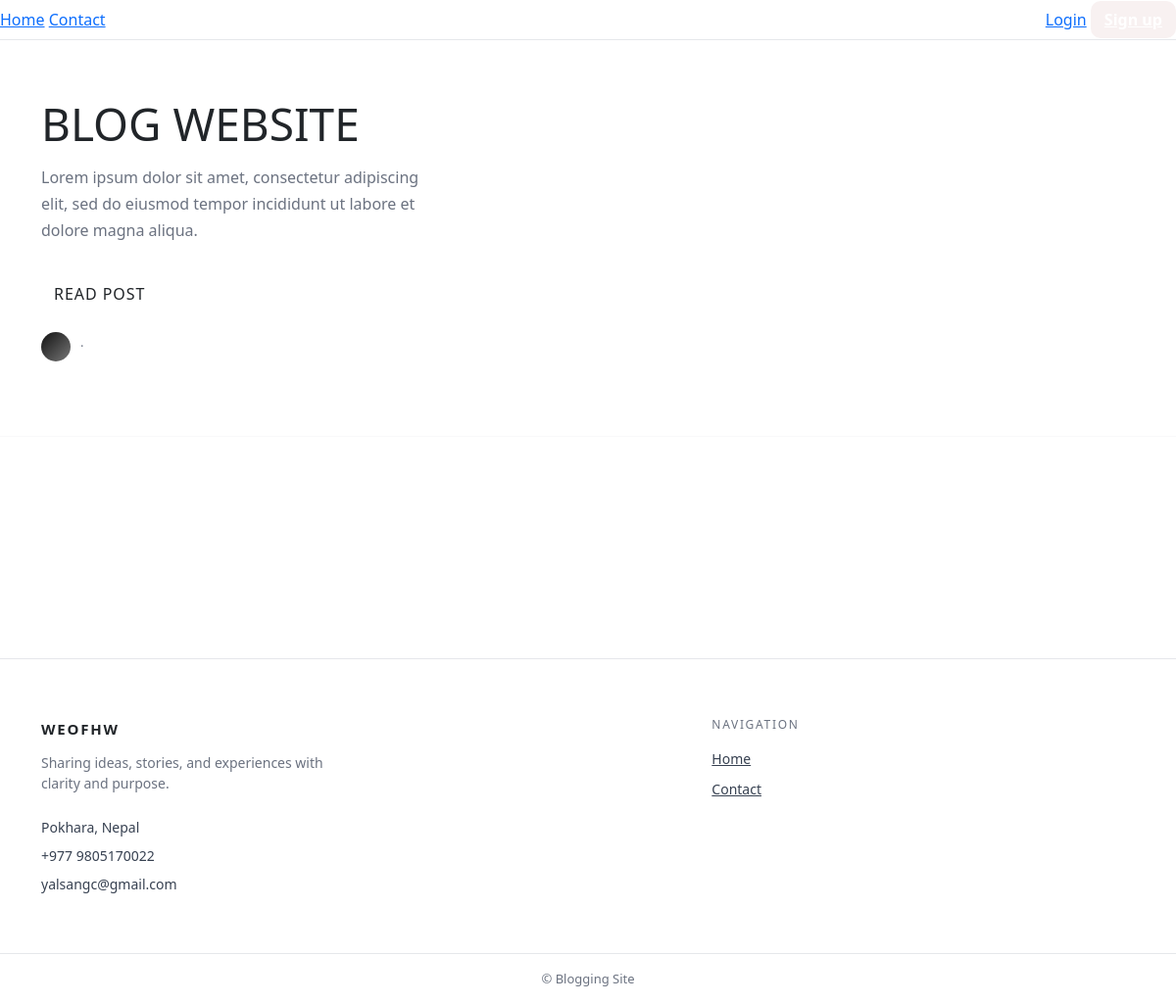
/, run on an earlier commit of the app's database.
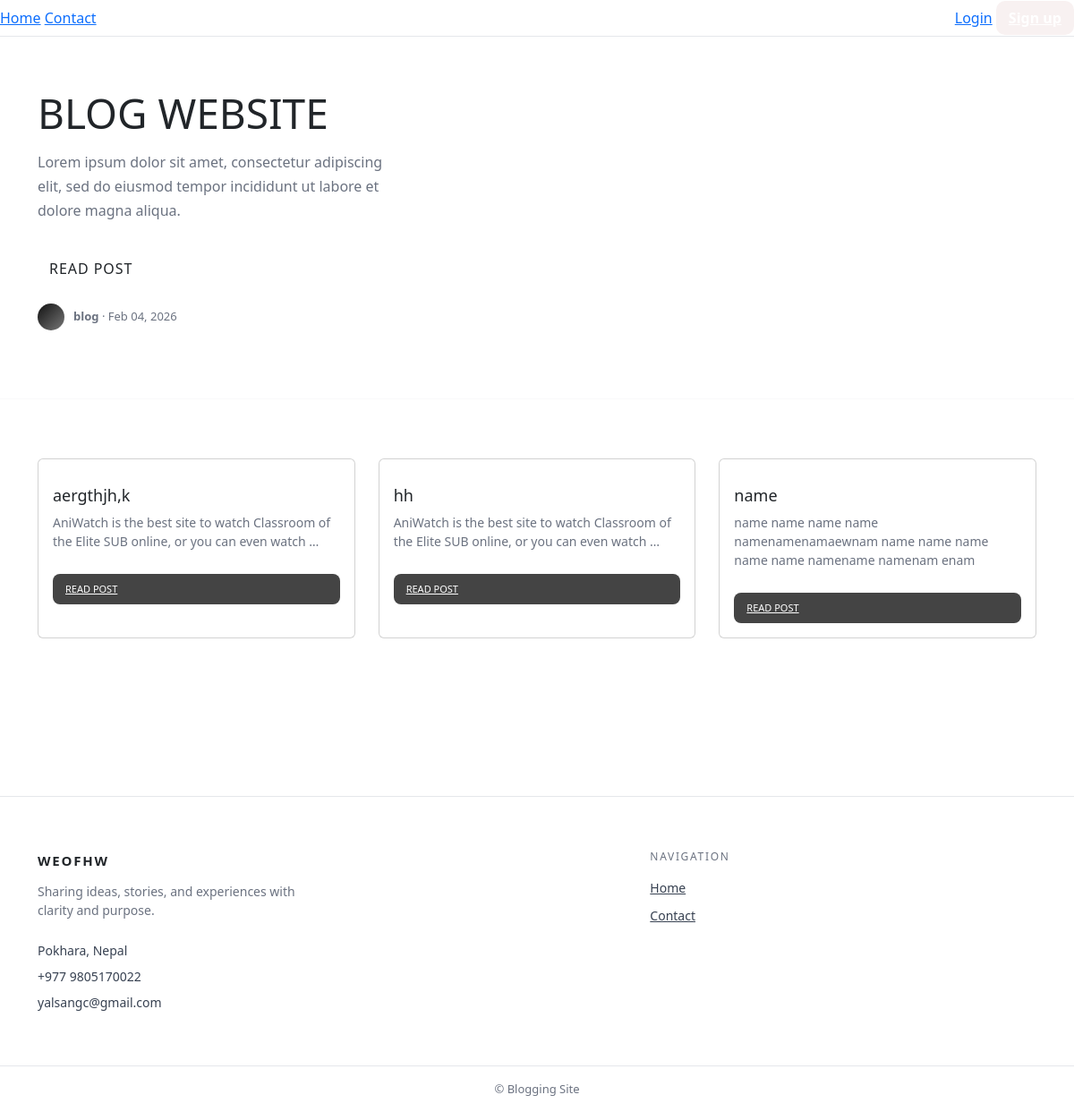
And on a later commit of the database.
### core/models.py (models this page shows, shortened)
class Article(models.Model):
    title = models.CharField(max_length=200)
    content = models.TextField()
    author = models.ForeignKey(User, on_delete=models.CASCADE)
    date = models.DateTimeField(auto_now_add=True)
    image = models.ImageField(upload_to='blog_images/', blank=True, null=True)
    category = models.ForeignKey(Category, on_delete=models.CASCADE, related_name='Article')
    likes = models.ManyToManyField(User, related_name='liked_articles', blank=True)

### core/views.py (the view)
# urls.py: path("", views.Homepage, name="homepage"),
def Homepage(request):
    articles_qs = Article.objects.order_by("-date")
    paginator = Paginator(articles_qs, 5)
    page_obj = paginator.get_page(1)
    ctx = {"articles": page_obj}
    if is_htmx(request):
        return render(request, "partials/home_content.html", ctx)
    return render(request, "index.html", ctx)

### core/views.py (called while the page is built)
def is_htmx(request):
    return request.headers.get("HX-Request") == "true"

### templates/index.html (shortened to what this page needs)
{% extends "base.html" %}
{% block content %}
  {% include "partials/home_content.html" %}
{% endblock %}

### templates/partials/home_content.html (shortened to what this page needs)
<section class="hero">
  <div class="container hero-grid">
    <div class="hero-text">
      <h1>BLOG WEBSITE</h1>
      <p>
        Lorem ipsum dolor sit amet, consectetur adipiscing elit,
        sed do eiusmod tempor incididunt ut labore et dolore magna aliqua.
      </p>
      <a
        href="{% url 'article_detail' articles.0.id %}"
        hx-get="{% url 'article_detail' articles.0.id %}"
        hx-target="#main-content"
        hx-push-url="true"
        class="btn"
      >
        Read post
      </a>
      <div class="meta">
        <div class="avatar"></div>
        <span>
          <strong>{{ articles.0.author.username }}</strong>
          ·
          {{ articles.0.date|date:"M d, Y" }}
        </span>
      </div>
    </div>
  </div>
</section>
<hr class="divider">
<section class="posts">
  <div class="container cards">
    {% for article in articles|slice:"1:4" %}
      <article class="card">
        <h3>{{ article.title }}</h3>
        <p>{{ article.content|truncatewords:18 }}</p>
        <a
          href="{% url 'article_detail' article.id %}"
          hx-get="{% url 'article_detail' article.id %}"
          hx-target="#main-content"
          hx-push-url="true"
          class="btn-sm"
        >
          Read post
        </a>
      </article>
    {% endfor %}
  </div>
</section>

What changed in the data, as far as the page shows it:
added Article: author.username "blog", date "Feb 04, 2026"
added Article: title "aergthjh,k", content "AniWatch is the best site to watch Classroom of the Elite SUB online, or you can even watch …"
added Article: title "hh", content "AniWatch is the best site to watch Classroom of the Elite SUB online, or you can even watch …"
added Article: title "name", content "name name name name namenamenamaewnam name name name name name namename namenam enam"
